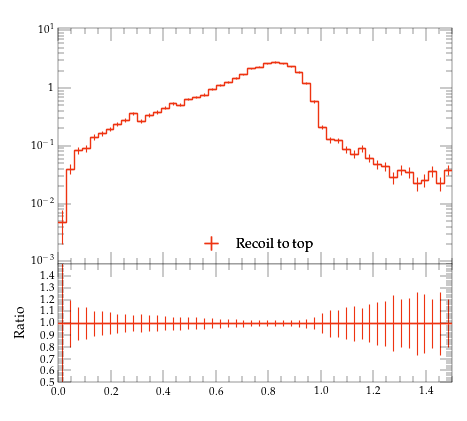

Generate this figure with Python:
#! /usr/bin/env python

# This Python script was auto-generated using YODA v2.0.2.
# Analysis object: /MC_HFJETS_TEST/efracB
# Timestamp: 30-07-2026 (13:09:52)

import matplotlib as mpl
import matplotlib.pyplot as plt
mpl.use('Agg') # comment out for interactive use
import os
import numpy as np

plotDir = os.path.split(os.path.realpath(__file__))[0]
if 'YODA_USER_PLOT_PATH' in globals():
    plot_outdir = globals()['YODA_USER_PLOT_PATH']
else:
    plot_outdir = plotDir

#plot style
plt.style.use(os.path.join(plotDir, '../default.mplstyle'))
# plot metadata
figW, figH = plt.rcParams['figure.figsize']
ax_xLabel = r''
ax_yLabel = r''
ax_title  = r''
ax_xScale = 'linear'
ax_yScale = 'log'
xLims = (0.0, 1.5)
yLims = (0.0009000000000000001, 11.0)

# TeX-friendly labels for the legend
labels = {
    'legend' : ([ r"Recoil to top" ], r""),
}

# Adjust canvas width and height
canvasW = 10.0
canvasH = 9.0
figW *= canvasW/10.
figH *= canvasH/9.

# Create figure and axis objects
fig, (ax, ratio0_ax) = plt.subplots(2, 1, sharex=True,
                  figsize=(figW,figH), gridspec_kw={'height_ratios': (6.0, 3.0)})

# Set figure margins
plt.subplots_adjust(
    left   = 1.0 * plt.rcParams['figure.subplot.left'],
    right  = 1.0 * plt.rcParams['figure.subplot.right'],
    top    = 1.0 * plt.rcParams['figure.subplot.top'],
    bottom = 1.0 * plt.rcParams['figure.subplot.bottom'])

ratio0_ax.yaxis.set_major_locator(mpl.ticker.MultipleLocator(0.1))
ratio0_ax.set_ylim(0.5, 1.4999)
ratio0_ax.set_ylabel('Ratio')

# the numerical data is stored in a separate file
dataf = dict()
prefix = os.path.split(__file__)[0]
if prefix:    prefix = prefix + '/'
exec(open(prefix+'efracB__data.py').read(), dataf)


legend_handles = dict() # keep track of handles for the legend

# style options for curves
# starts at zorder>=5 to draw curve on top of legend
styles = {
  'recoil_t': {
    'color' : '#EE3311',
    'linestyle' : '-',
    'linewidth' : 1,
    'marker' : 'none',
    'markersize' : 2,
    'capsize' : 0.0,
    'zorder' : 5,
    'histstyle' : 1,
    'drawstyle' : 'steps-pre',
    'xerrorbars' : 1,
    'yerrorbars' : 1,
    'fillcolor' : None,
    'fillopacity' : 1.0,
    'ratio0_linestyle' : '-',
    'ratio0_linewidth' : 1,
    'ratio0_marker' : 'none',
    'ratio0_markersize' : 2,
    'ratio0_capsize' : 0.0,
    'ratio0_zorder' : 5,
    'ratio0_histstyle' : 1,
    'ratio0_drawstyle' : 'steps-pre',
    'ratio0_xerrorbars' : 1,
    'ratio0_yerrorbars' : 1,
  },
}

# curve from input yoda files in main panel
for label, yvals in dataf['yvals'].items():
    if all(np.isnan(v) for v in dataf['yvals'][label]):
        continue
    tmp = None
    if styles[label]['histstyle']: # draw as histogram
        xpos = dataf['xedges'][label] if styles[label]['drawstyle'] else dataf['xpoints'][label]
        ypos = np.insert(yvals, 0, yvals[0]) if styles[label]['drawstyle'] else yvals
        if styles[label]['fillcolor']: # fill area below curve
            ax.fill_between(xpos, ypos, step='pre',
                            color=styles[label]['fillcolor'],
                            alpha=styles[label]['fillopacity'])
        tmp, = ax.plot(xpos, ypos,
                       color=styles[label]['color'],
                       linestyle=styles[label]['linestyle'],
                       linewidth=styles[label]['linewidth'],
                       drawstyle=styles[label]['drawstyle'], solid_joinstyle='miter',
                       zorder=styles[label]['zorder'], label=label)
    tmp = ax.errorbar(dataf['xpoints'][label], yvals,
                      xerr=np.array(dataf['xerrs'][label])*styles[label]['xerrorbars'],
                      yerr=np.array(dataf['yerrs'][label])*styles[label]['yerrorbars'],
                      fmt=styles[label]['marker'], capsize=styles[label]['capsize'],
                      markersize=styles[label]['markersize'],
                      ecolor=styles[label]['color'],
                      color=styles[label]['color'], zorder=styles[label]['zorder'])
    tmp[-1][0].set_linestyle(styles[label]['linestyle'])
    tmp[-1][0].set_linewidth(styles[label]['linewidth'])
    if label in dataf['add_legend_handle']:  legend_handles[label] = tmp
    for varLabel in dataf['variation_yvals'].keys():
        if varLabel.startswith(label):
            tmp, = ax.plot(dataf['xedges'][label], dataf['variation_yvals'][varLabel],
                           color=styles[label]['color'],
                           linestyle=styles[label]['linestyle'],
                           linewidth=styles[label]['linewidth'],
                           drawstyle='steps-pre', solid_joinstyle='miter',
                           zorder=styles[label]['zorder'], alpha=0.5)


# plots on ratio panel
# curve from input yoda files in ratio panel
for label, yvals in dataf['ratio0_yvals'].items():
    if all(np.isnan(v) for v in yvals):
        continue
    if styles[label]['ratio0_histstyle']: # plot as histogram
        xpos = dataf['xedges']['recoil_t'] if styles[label]['ratio0_drawstyle'] else dataf['xpoints']['recoil_t']
        ypos = np.insert(yvals, 0, yvals[0]) if styles[label]['ratio0_drawstyle'] else yvals
        ratio0_ax.plot(xpos, ypos,
                       color=styles[label]['color'],
                       linewidth=styles[label]['linewidth'],
                       linestyle=styles[label]['ratio0_linestyle'],
                       drawstyle=styles[label]['ratio0_drawstyle'], zorder=styles[label]['zorder'],
                       solid_joinstyle='miter')
    tmp = ratio0_ax.errorbar(dataf['xpoints']['recoil_t'], yvals,
                             xerr=np.array(dataf['ref_xerrs'])*styles[label]['ratio0_xerrorbars'],
                             yerr=np.array(dataf['ratio0_yerrs'][label])*styles[label]['ratio0_yerrorbars'],
                             fmt=styles[label]['ratio0_marker'], capsize=styles[label]['ratio0_capsize'],
                             markersize=styles[label]['ratio0_markersize'],
                             ecolor=styles[label]['color'],
                             color=styles[label]['color'])
    tmp[-1][0].set_linestyle(styles[label]['ratio0_linestyle'])
    tmp[-1][0].set_linewidth(styles[label]['ratio0_linewidth'])

    for varlabel in dataf['ratio0_variation_vals'].keys():
        if varlabel.startswith(label):
            ratio0_ax.plot(dataf['xedges']['recoil_t'],
                            dataf['ratio0_variation_vals'][varlabel],
                            color=styles[label]['color'],
                            linestyle=styles[label]['linestyle'],
                            linewidth=styles[label]['linewidth'],
                            drawstyle='steps-pre', solid_joinstyle='miter',
                            zorder=1, alpha=0.5)

legend_items = list(legend_handles.values())
ax.add_artist(ax.legend(legend_items,
                        labels['legend'][0],
                        title=labels['legend'][1],
                        alignment='left',
                        loc='lower center',
                        bbox_to_anchor=(0.5, 0.0)))

# set plot metadata as defined above
ratio0_ax.set_xlabel(ax_xLabel)
ratio0_ax.xaxis.set_label_coords(1., -0.15)
ax.set_ylabel(ax_yLabel, ha='right', va='top')
ax.yaxis.set_label_coords(-0.11, 1.0)
ax.set_title(ax_title, loc='left')
ax.set_xscale(ax_xScale)
ax.set_yscale(ax_yScale)
ax.set_xlim(xLims)
ax.set_ylim(yLims)

# tick formatting
plt.rcParams['xtick.top'] = True
plt.rcParams['ytick.right'] = True
ax.yaxis.set_major_locator(mpl.ticker.LogLocator(base=10.0, numticks=np.inf))
ax.yaxis.set_minor_locator(mpl.ticker.LogLocator(
                           base=10.0, subs=np.arange(0.1, 1, 0.1), numticks=np.inf))
fig.align_ylabels((ax, ratio0_ax))
plt.savefig(os.path.join(plot_outdir, 'efracB.pdf'), format='PDF')
plt.savefig(os.path.join(plot_outdir, 'efracB.png'), format='PNG')

plt.close(fig)
